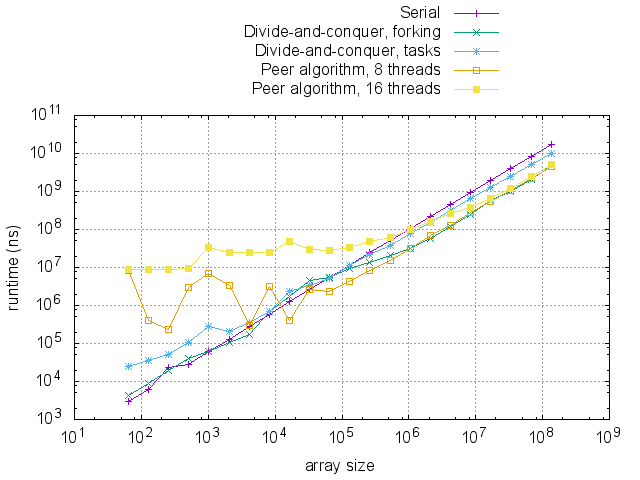

Generate this figure with gnuplot:
set term term_type
set output output_file
set logscale xy
set key outside;
set key center top;
set format y "10^{%L}"
set format x "10^{%L}"
set ylabel "runtime (ns)"
set xlabel "array size"
set grid;
plot\
 'timings_serial.dat' using 1:2 w lp title 'Serial',\
 'timings_fork.dat' using 1:2 w lp title 'Divide-and-conquer, forking',\
 'timings_tasks.dat' using 1:2 w lp title 'Divide-and-conquer, tasks',\
 'timings_peer_8.dat' using 1:2 w lp title 'Peer algorithm, 8 threads',\
 'timings_peer_16.dat' using 1:2 w lp title 'Peer algorithm, 16 threads'
set output
